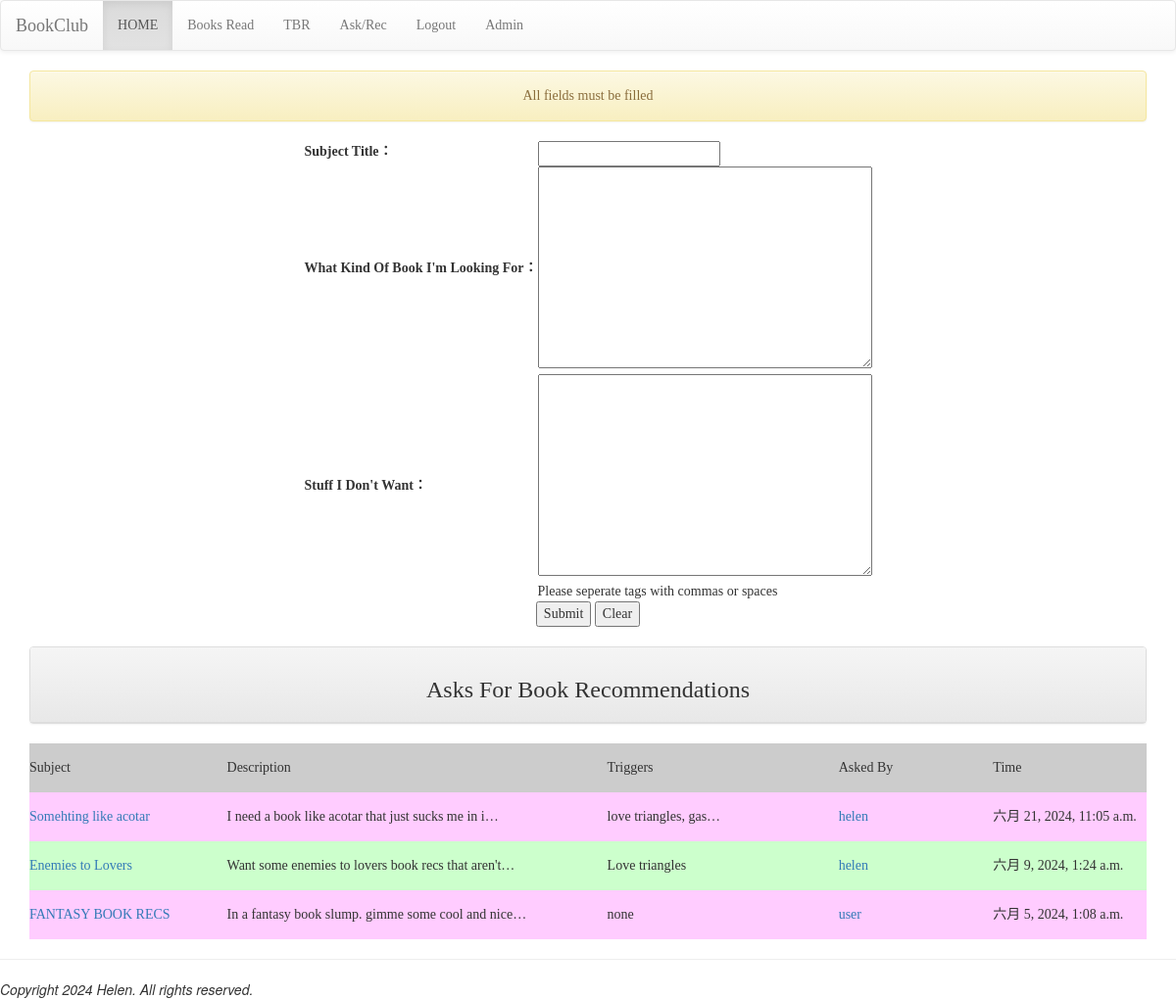
The app's page /ask/ (signed in) with its own data.
### bookclub/models.py (models this page shows, shortened)
class Ask(models.Model):
	user = models.ForeignKey(auth.models.User, on_delete=models.CASCADE)
	title = models.CharField(max_length=100, null=False)
	description = models.TextField()
	triggers = models.TextField(help_text="Please seperate tags with commas or spaces")
	pub_time = models.DateTimeField(auto_now=True)

### bookclub/views.py (the view)
# urls.py: path('ask/', bookclub.rec),
@login_required(login_url='/bookclub/login')
def rec(request):
	if request.user.is_authenticated:
		username = request.user.username
		try:
			user = auth.models.User.objects.get(username=username)
			asks = models.Ask.objects.filter().order_by('-pub_time')
		except:
			pass
	messages.get_messages(request)
	if request.method == 'POST':
		user = auth.models.User.objects.get(username = username)
		ask = models.Ask(user=user)
		ask_form = forms.AskForm(request.POST, instance=ask) #to fill the user field not registered in diaryform
		if ask_form.is_valid():
			messages.add_message(request, messages.INFO, "Ask for Recommendations Submitted")
			ask_form.save()
			return HttpResponseRedirect('/ask/')
		else:
			messages.add_message(request, messages.WARNING, "All fields must be filled")
	else:
		ask_form=forms.AskForm()
		messages.add_message(request, messages.WARNING, "All fields must be filled")
	return render(request, "bookclub/rec.html", locals())

### bookclub/forms.py
class AskForm(forms.ModelForm):
	class Meta:
		model= models.Ask
		fields = ['title', 'description', 'triggers']
	def __init__(self, *args, **kwargs):
		super(AskForm, self).__init__(*args, **kwargs)
		self.fields['title'].label="Subject Title"
		self.fields['description'].label="What Kind Of Book I'm Looking For"
		self.fields['triggers'].label="Stuff I Don't Want"

### templates/bookclub/rec.html (shortened to what this page needs)
{% extends "bookclub/base.html" %}
{% block content %}
<div class="container" align="center">
	{% for message in messages %}
	<div class="alert alert-{{message.tags}}">{{message}}</div>
	{% endfor %}
	<form name="my form" action="." method="POST">
		<table>
			{{ask_form.as_table}}
		</table>
		<input type="submit" value="Submit">
		<input type="reset" value="Clear">
	</form>
	<br>
	<div class="row">
		<div class="col-md-12">
			<div class="panel panel-default">
				<div class="panel-heading" align="center">
					<h3>Asks For Book Recommendations</h3>
				</div>
			</div>
		</div>
	</div>
	<table>
		<tr bgcolor="#cccccc" height="50">
			<td width="250">Subject</td>
			<td width="500">Description</td>
			<td width="300">Triggers</td>
			<td width="200">Asked By</td>
			<td width="200">Time</td>
		</tr>
		{% for ask in asks %}
			<tr bgcolor="{%cycle '#ffccff' '#ccffcc' %}"  height="50">
				<td><a href="/ask/{{ask.id}}/">{{ask.title}}</a></td>
				<td>{{ask.description |truncatechars:50 }}</td>
				<td>{{ask.triggers |truncatechars:20 }}</td>
				<td><a href="/profile/{{ask.user}}/">{{ask.user}}</a></td>
				<td>{{ask.pub_time}}</td>
			</tr>
		{% endfor %}
	</table>
</div>
{% endblock %}

### templates/bookclub/base.html (style rules this page uses)
h1, h2, h3, h4, h5, p, div { font-family: 微軟正黑體 }

### records on screen
Ask: title "Somehting like acotar", description "I need a book like acotar that just sucks me in i…", triggers "love triangles, gas…", user "helen", pub_time "六月 21, 2024, 11:05 a.m."
Ask: title "Enemies to Lovers", description "Want some enemies to lovers book recs that aren't…", triggers "Love triangles", user "helen", pub_time "六月 9, 2024, 1:24 a.m."
Ask: title "FANTASY BOOK RECS", description "In a fantasy book slump. gimme some cool and nice…", triggers "none", user "user", pub_time "六月 5, 2024, 1:08 a.m."

### other values on screen
{{ message }} "All fields must be filled"
